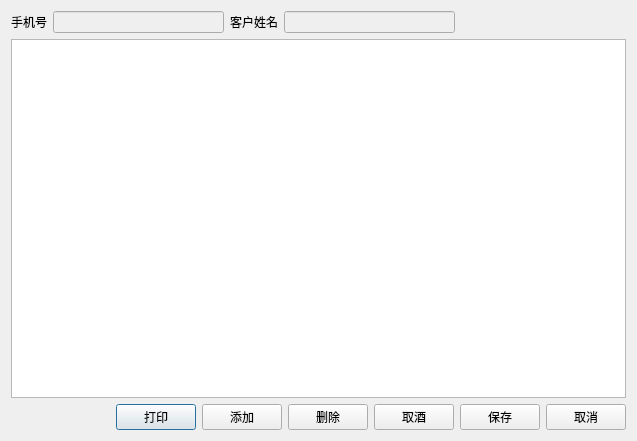
<?xml version="1.0" encoding="UTF-8"?>
<ui version="4.0">
 <class>w_scr_dish_main_bar_cancel_win</class>
 <widget class="QDialog" name="w_scr_dish_main_bar_cancel_win">
  <property name="geometry">
   <rect>
    <x>0</x>
    <y>0</y>
    <width>637</width>
    <height>441</height>
   </rect>
  </property>
  <property name="windowTitle">
   <string>Dialog</string>
  </property>
  <layout class="QVBoxLayout" name="verticalLayout">
   <item>
    <layout class="QHBoxLayout" name="horizontalLayout_2">
     <item>
      <widget class="QLabel" name="label_vch_handle">
       <property name="text">
        <string>手机号</string>
       </property>
      </widget>
     </item>
     <item>
      <widget class="QLineEdit" name="lineEdit_vch_handle">
       <property name="enabled">
        <bool>false</bool>
       </property>
      </widget>
     </item>
     <item>
      <widget class="QLabel" name="label_vch_guest">
       <property name="text">
        <string>客户姓名</string>
       </property>
      </widget>
     </item>
     <item>
      <widget class="QLineEdit" name="lineEdit_vch_guest">
       <property name="enabled">
        <bool>false</bool>
       </property>
      </widget>
     </item>
     <item>
      <spacer name="horizontalSpacer_2">
       <property name="orientation">
        <enum>Qt::Horizontal</enum>
       </property>
       <property name="sizeHint" stdset="0">
        <size>
         <width>40</width>
         <height>20</height>
        </size>
       </property>
      </spacer>
     </item>
    </layout>
   </item>
   <item>
    <widget class="lds_tableView" name="tableView"/>
   </item>
   <item>
    <layout class="QHBoxLayout" name="horizontalLayout">
     <item>
      <spacer name="horizontalSpacer">
       <property name="orientation">
        <enum>Qt::Horizontal</enum>
       </property>
       <property name="sizeHint" stdset="0">
        <size>
         <width>40</width>
         <height>20</height>
        </size>
       </property>
      </spacer>
     </item>
     <item>
      <widget class="lds_toolbar_button" name="pushButton_print">
       <property name="text">
        <string>打印</string>
       </property>
       <property name="outer_stylesheet" stdset="0">
        <string>pushbutton</string>
       </property>
      </widget>
     </item>
     <item>
      <widget class="lds_toolbar_button" name="pushButton_add">
       <property name="text">
        <string>添加</string>
       </property>
       <property name="outer_stylesheet" stdset="0">
        <string>pushbutton</string>
       </property>
      </widget>
     </item>
     <item>
      <widget class="lds_toolbar_button" name="pushButton_del">
       <property name="text">
        <string>删除</string>
       </property>
       <property name="outer_stylesheet" stdset="0">
        <string>pushbutton</string>
       </property>
      </widget>
     </item>
     <item>
      <widget class="lds_toolbar_button" name="pushButton_take_wine">
       <property name="text">
        <string>取酒</string>
       </property>
       <property name="outer_stylesheet" stdset="0">
        <string>pushbutton</string>
       </property>
      </widget>
     </item>
     <item>
      <widget class="lds_toolbar_button" name="pushButton_ok">
       <property name="text">
        <string>保存</string>
       </property>
       <property name="outer_stylesheet" stdset="0">
        <string>pushbutton</string>
       </property>
      </widget>
     </item>
     <item>
      <widget class="lds_toolbar_button" name="pushButton_cancel">
       <property name="text">
        <string>取消</string>
       </property>
       <property name="outer_stylesheet" stdset="0">
        <string>pushbutton</string>
       </property>
      </widget>
     </item>
    </layout>
   </item>
  </layout>
 </widget>
 <customwidgets>
  <customwidget>
   <class>lds_toolbar_button</class>
   <extends>QPushButton</extends>
   <header>lds_toolbar_button.h</header>
  </customwidget>
  <customwidget>
   <class>lds_tableView</class>
   <extends>QTableView</extends>
   <header>lds_tableview.h</header>
  </customwidget>
 </customwidgets>
 <resources/>
 <connections/>
</ui>
